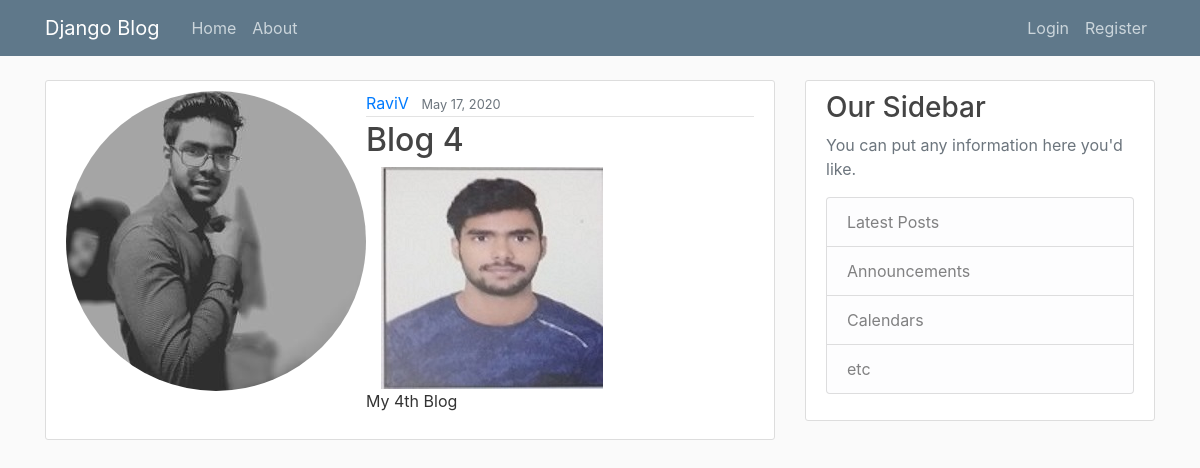
The app's page /post/4/ with its own data.
### blog/models.py (models this page shows, shortened)
class Post(models.Model):
	title = models.CharField(max_length=100)
	image = models.ImageField(default= "defaultp.jpg ", null=True, blank=True, upload_to='media')
	content = models.TextField()
	date_posted = models.DateTimeField(default=timezone.now)
	author = models.ForeignKey(User, on_delete=models.CASCADE)

### users/models.py (models this page shows, shortened)
class Profile(models.Model):
	user = models.OneToOneField(User, on_delete=models.CASCADE)
	image = models.ImageField(default = 'default.jpg', upload_to='profile_pics')

### blog/views.py (the view)
# urls.py: path('post/<int:pk>/', PostDetailView.as_view(), name='post-detail'),
class PostDetailView(DetailView):
	model = Post

### blog/templates/blog/post_detail.html (shortened to what this page needs)
{% extends "blog/base.html" %}
{% block content %}
		<article class="media content-section">
		  <img class = "rounded-circle artical-img" src="{{ object.author.profile.image.url }} ">
		  <div class="media-body">
		    <div class="article-metadata">
		      <a class="mr-2" href="#">{{ object.author }}</a>
		      <small class="text-muted">{{ object.date_posted|date:"F d, Y" }}</small>
		    </div>
		    <h2 class="article-title">{{ object.title }}</h2>
		    <div class= 'col-sm-6 c0l-sm-offset-3'>
		    	<img src="{{ object.image.url }}" class='img-reponsive'>
		    </div>
		    <p class="article-content">{{ object.content }}</p>
		  	</div>
		</article>
{% endblock content %}

### blog/static/blog/main.css (style rules this page uses)
body { background: #fafafa; color: #333333; margin-top: 5rem; }
h1, h2, h3, h4, h5, h6 { color: #444444; }
.content-section { background: #ffffff; padding: 10px 20px; border: 1px solid #dddddd; border-radius: 3px; margin-bottom: 20px; }
.article-title { color: #444444; }
.article-content { white-space: pre-line; }
.article-metadata { padding-bottom: 1px; margin-bottom: 4px; border-bottom: 1px solid #e3e3e3 }

### records on screen
Post: author.profile.image (picture), author "RaviV", date_posted "May 17, 2020", title "Blog 4", image (picture), content "My 4th Blog"
